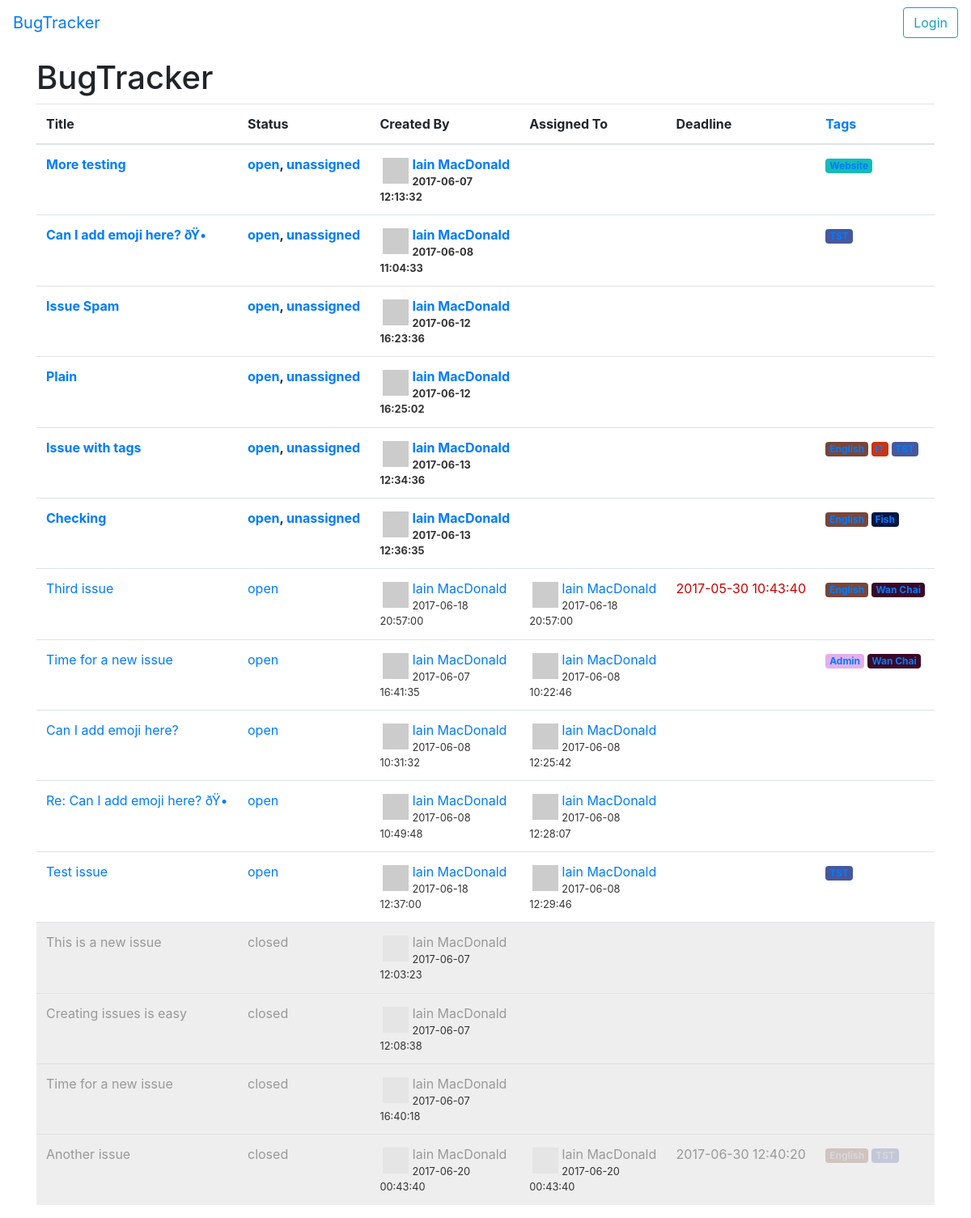
The page / on the database its author committed.
### tables this page shows
CREATE TABLE IF NOT EXISTS `issues` (
  `id` int(11) NOT NULL AUTO_INCREMENT,
  `title` varchar(255) NOT NULL,
  `status` varchar(255) NOT NULL DEFAULT 'open',
  `description` text NOT NULL,
  `creator` varchar(255) NOT NULL,
  `created` timestamp NULL DEFAULT CURRENT_TIMESTAMP,
  `assignee` varchar(255) NOT NULL,
  `assigned` timestamp NOT NULL DEFAULT '0000-00-00 00:00:00',
  `deadline` timestamp NOT NULL DEFAULT '0000-00-00 00:00:00',
  `message_id` varchar(255) NOT NULL,
  PRIMARY KEY (`id`)
);

### include/session.php (called while the page is built, shortened)
<?php
include(__DIR__."/db.php");
class Session
{
   function startSession(){
      $this->logged_in = $this->checkLogin();
   }
   function checkLogin(){
      global $db;
      if(isset($_SESSION['username']) && isset($_SESSION['userid']) &&
         $_SESSION['username'] != ""){
         if(!$db->confirmUserID($_SESSION['username'], $_SESSION['userid'])){
            unset($_SESSION['username']);
            unset($_SESSION['userid']);
            return false;
         }
         $this->userinfo  = $db->getUserInfo($_SESSION['username']);
         $this->username  = $this->userinfo['username'];
         $this->userid    = $_SESSION['userid'];
         $this->user = array(
          "email" => $this->userinfo['email'],
          "name" => $this->userinfo['name'],
        );
         return true;
      }
      else{
         return false;
      }
   }
};
$session = new Session;

### include/db.php (called while the page is built, shortened)
<?php
class DB {
  var $db;
  function connect() {
    $this->db = new PDO("mysql:host=".DB_HOST.";dbname=".DB_NAME.";charset=utf8mb4", DB_USER, DB_PASS);
    $this->db->setAttribute(PDO::ATTR_ERRMODE, PDO::ERRMODE_EXCEPTION);
    return $this->db;
  }
  function getIssues($options) {
    $where = "";
    $values = array();
    $order = " GROUP BY a.id ORDER BY status DESC, assignee_email = '' DESC, deadline = '0000-00-00 00:00:00' ASC, deadline ASC, created ASC";
    $stmt = $this->db->prepare($this->_selectIssues() . $where . $order);
    $stmt->execute($values);
    return $stmt->fetchAll(PDO::FETCH_ASSOC);
  }
   function removeInactiveUsers(){
    $this->db->exec("DELETE FROM activeusers WHERE `timestamp` < " . (time() - USER_TIMEOUT * 60));
  }
  private function _selectIssues() {
    return "SELECT
      a.id as id,title,status,description,
      UNIX_TIMESTAMP(created) as 'date',
      creator as 'creator_email',
      b.name as 'creator_name',
      UNIX_TIMESTAMP(assigned) as 'assigned',
      assignee as 'assignee_email',
      c.name as 'assignee_name',
      UNIX_TIMESTAMP(deadline) as 'deadline',
      message_id,
      GROUP_CONCAT(d.tag SEPARATOR ', ') as 'tags'
      FROM issues a
        LEFT JOIN users b ON a.creator = b.email
        LEFT JOIN users c ON a.assignee = c.email
        LEFT JOIN tags d ON a.id = d.issue_id";
  }
}
$db = new DB;

### include/issue.php (called while the page is built, shortened)
<?php
require_once(__DIR__.'/db.php');
class Issue {
  function getIssues($options=array()) {
    global $db;
    $issues = $db->getIssues($options);
    return $issues;
  }
}

### index.php (the view, shortened to what this page needs)
<?php
require_once("./include/session.php");
require_once("./include/issue.php");
require_once("./include/Parsedown.php");
switch (count($parts) > 0 ? $parts[0] : "") {
  default:
    $options = array();
    $context = array();
    $context["issues"] = $issue->getIssues($options);
    viewIndex($context);
}
function viewIndex($context) {
  global $session;
  $title = isset($context['title']) ? $context['title'] : "BugTracker";
  renderHeader();
  ?>
  <h1>
    <?php echo $title ?>
  </h1>
  <table class="table">
    <thead>
      <tr>
        <th>Title</th><th>Status</th><th>Created By</th><th>Assigned To</th><th>Deadline</th><th><a href="<?php echo URL_BASE . "/tag/"; ?>">Tags</a></th>
      </tr>
    </thead>
    <tbody>
      <?php
      foreach($context['issues'] as $issue) {
        ?>
        <tr class="status-<?php echo $issue['status'] ?> <?php echo $issue['assignee'] ? "status-assigned" : "status-unassigned" ?>">
          <td><a href="<?php echo URL_BASE ?>/issue/<?php echo $issue['id'] ?>"><?php echo $issue['title'] ?></a></td>
          <td class="status">
            <?php
              echo '<a href="?status='.$issue['status'].'">'.$issue['status'].'</a>';
              if($issue['status'] == "open" && !$issue['assignee']) {
                echo ', <a href="?status=unassigned">unassigned</a>';
              }
            ?>
          </td>
          <td>
            <?php echo formatUser($issue['creator']) ?>
            <div class="date"><?php echo formatDate($issue['date']) ?></div>
          </td>
          <td><?php
            if ($issue['assignee']) {
              echo formatUser($issue['assignee']);
              echo '<div class="date">'. formatDate($issue['assigned']) .'</div>';
            } else if ($issue['status'] == "open" && $session->canEdit()) {
              renderAssignment($issue, true);
            }
          ?></td>
          <td><?php
            $class = ($issue['status'] == "open" && $issue['deadline'] < time() ? "deadline-expired" : "");
            echo '<span class="'.$class.'">' . formatDate($issue['deadline']) . '</span>';
          ?></td>
          <td><?php echo formatTags($issue['tags']) ?></td>
        </tr>
        <?php
      }
      ?>
    </tbody>
  </table>
  <?php
  renderFooter();
}
  ?>
  <?php
function formatDate($timestamp) {
  if (!$timestamp) return "";
  return date("Y-m-d H:i:s", $timestamp);
}
function formatUser($user){
  if (is_array($user)) {
    $email = $user['email'];
    $name = $user['name'] ? $user['name'] : $email;
  }
  else {
    $email = $name = $user;
  }
  $default = "identicon";
  $size = 48;
  $grav_url = "https://www.gravatar.com/avatar/" . md5( strtolower( trim( $email ) ) ) . "?d=" . urlencode( $default ) . "&s=" . $size;
  return '<div class="avatar" style="background-image: url('.$grav_url.')"></div>'
  .'<a href="'.URL_BASE.'/user/'.$email.'" class="name" title="'.$email.'">'
    .$name
  .'</a>';
}
function formatTags($tags) {
  $out = array();
  foreach($tags as $tag) {
    $tag = trim($tag);
    $bg = substr(md5($tag), 0, 6);
    $out[] = '<a href="'.URL_BASE.'/tag/'.$tag.'" class="badge" style="background: #'.$bg.'">'.$tag.'</a>';
  }
  return implode(" ", $out);
}
function renderHeader($context=array()) {
  global $session;
  ?>
  <!DOCTYPE html>
  <html>
  <head>
    <link rel="stylesheet" href="https://maxcdn.bootstrapcdn.com/bootstrap/4.0.0-alpha.6/css/bootstrap.min.css">
  <body>
    <div class="navbar navbar-inverse bg-inverse navbar-toggleable-md">
      <a class="navbar-brand" href="<?php echo URL_BASE ?>">BugTracker</a>
      <div class="ml-auto">
        <?php
        if($session->logged_in) {
          echo formatUser($session->user);
          echo '<a href="'.URL_BASE.'/process/logout" class="btn btn-outline-danger">Logout</a>';
        }
        else {
          echo '<a href="'.URL_BASE.'/login" class="btn btn-outline-info">Login</a>';
        }
        ?>
      </div>
    </div>
    <div class="container">
  <?php
}
function renderFooter() {
  ?>
    </div>
  </body>
  </html>
  <?php
}
  ?>

### index.php (style rules this page uses)
.container { padding-top: 16px; }
.status-open.status-unassigned { font-weight: bold; }
.status-closed td, .status-closed a { background: #eee; color: #999; }
.status-closed .avatar, .status-closed .badge { opacity: 0.25; }
.avatar { background-size: cover; height: 32px; width: 32px; display: inline-block; margin: 4px; float: left; }
.date { font-size: 0.8em; color: #333; }
.deadline-expired { color: #c00; }

### rows shown on the page
issues: title "More testing", status "open", shows "unassigned", date "2017-06-07 12:13:32", tag "Website"
issues: title "Can I add emoji here? ðŸ•", status "open", shows "unassigned", date "2017-06-08 11:04:33"
issues: title "Issue Spam", status "open", shows "unassigned", date "2017-06-12 16:23:36"
issues: title "Plain", status "open", shows "unassigned", date "2017-06-12 16:25:02"
issues: title "Issue with tags", status "open", shows "unassigned", date "2017-06-13 12:34:36"
issues: title "Checking", status "open", shows "unassigned", date "2017-06-13 12:36:35", tag "Fish"
issues: title "Third issue", status "open", date "2017-06-18 20:57:00", assigned "2017-06-18 20:57:00", deadline "2017-05-30 10:43:40", tag "Wan Chai"
issues: title "Time for a new issue", status "open", date "2017-06-07 16:41:35", assigned "2017-06-08 10:22:46", tag "Admin Wan Chai"
issues: title "Can I add emoji here?", status "open", date "2017-06-08 10:31:32", assigned "2017-06-08 12:25:42"
issues: title "Re: Can I add emoji here? ðŸ•", status "open", date "2017-06-08 10:49:48", assigned "2017-06-08 12:28:07"
issues: title "Test issue", status "open", date "2017-06-18 12:37:00", assigned "2017-06-08 12:29:46"
issues: title "This is a new issue", status "closed", date "2017-06-07 12:03:23"
issues: title "Creating issues is easy", status "closed", date "2017-06-07 12:08:38"
issues: title "Time for a new issue", status "closed", date "2017-06-07 16:40:18"
issues: title "Another issue", status "closed", date "2017-06-20 00:43:40", assigned "2017-06-20 00:43:40", deadline "2017-06-30 12:40:20"

### other values the page prints
$title "BugTracker"
